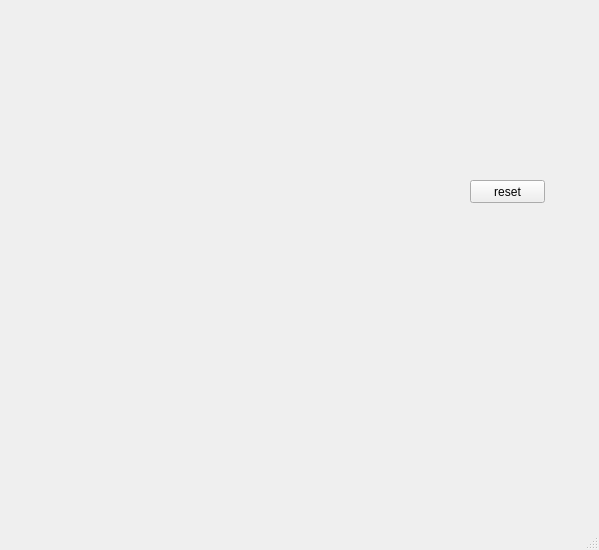
<?xml version="1.0" encoding="UTF-8"?>
<ui version="4.0">
 <class>MainWindow</class>
 <widget class="QMainWindow" name="MainWindow">
  <property name="geometry">
   <rect>
    <x>0</x>
    <y>0</y>
    <width>599</width>
    <height>550</height>
   </rect>
  </property>
  <property name="windowTitle">
   <string>MainWindow</string>
  </property>
  <widget class="QWidget" name="centralwidget">
   <widget class="QPushButton" name="reset">
    <property name="geometry">
     <rect>
      <x>470</x>
      <y>180</y>
      <width>75</width>
      <height>23</height>
     </rect>
    </property>
    <property name="text">
     <string>reset</string>
    </property>
   </widget>
  </widget>
  <widget class="QMenuBar" name="menubar">
   <property name="geometry">
    <rect>
     <x>0</x>
     <y>0</y>
     <width>599</width>
     <height>21</height>
    </rect>
   </property>
  </widget>
  <widget class="QStatusBar" name="statusbar"/>
 </widget>
 <resources/>
 <connections/>
</ui>
